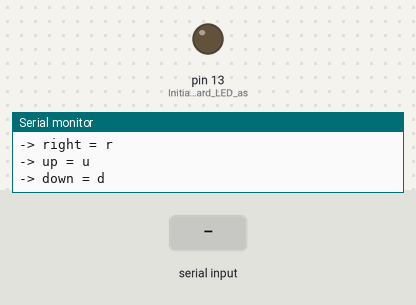
The sketch below on a simulated Arduino Uno, built with avr-gcc and run on an emulated ATmega328P. Parts: output pins drawn as LEDs (lit = HIGH), the last lines printed to the serial monitor. The inputs (shaded band) are chosen by the test bench.

Above: at 1.3 s.
1.4 s: "m" received over Serial
At 2.5 s:
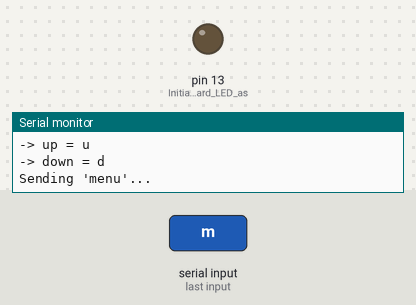
2.9 s: "o" received over Serial
At 3.7 s:
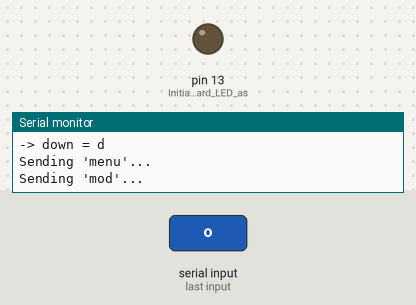
4.4 s: "e" received over Serial
At 4.8 s:
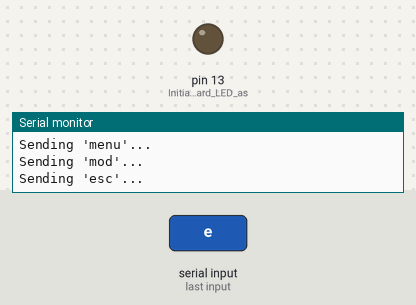
Timing chart, 0 to 7.4 s (numbered marks = the images above; inputs shaded):
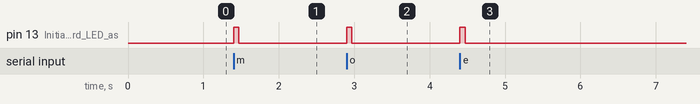

Measured:
- after the input at 1.4 s, pin 13 (Initialize_onboard_LED_as): LOW → HIGH at once, → LOW 0.07 s later
- after the input at 2.9 s, pin 13 (Initialize_onboard_LED_as): LOW → HIGH at once, → LOW 0.07 s later
- after the input at 4.4 s, pin 13 (Initialize_onboard_LED_as): LOW → HIGH at once, → LOW 0.07 s later

The sketch:

IRsend.ino
```cpp
#include <IRremote.h>

// For Arduino Uno: pin 3
IRsend irsend;

// Raw IR LED timing values, to be passed to irsend.sendRaw
const unsigned int irTmgMenu[] PROGMEM = {3015,5895,1035,2940,1035,1950,1035,945,1035,1950,1035,2940,1035,945,1035};
const unsigned int irTmgMod[] PROGMEM = {3030,5895,1035,2940,1035,1935,1035,960,1035,1935,1050,1935,1050,2925,1035};
const unsigned int irTmgEsc[] PROGMEM = {3030,5880,1035,2940,1050,1935,1035,960,1035,2940,1035,945,1035,1950,1035};
const unsigned int irTmgVal[] PROGMEM = {3015,5895,1035,2940,1035,1950,1035,1935,1050,945,1035,1950,1035,1935,1035};
const unsigned int irTmgLeft[] PROGMEM = {3045,5895,1035,2940,1035,945,1035,2940,1050,1935,1035,945,1035,1950,1050};
const unsigned int irTmgRight[] PROGMEM = {3060,5895,1035,2925,1050,945,1035,2940,1035,945,1050,2925,1050,945,1035};
const unsigned int irTmgUp[] PROGMEM = {3045,5895,1050,2925,1035,960,1035,2925,1050,945,1035,1950,1035,2940,1035};
const unsigned int irTmgDown[] PROGMEM = {3045,5895,1035,2940,1035,960,1035,1935,1035,2940,1050,1935,1035,945,1050};

char recvOneChar()
{
    if (Serial.available() > 0) return Serial.read();
    return 0;
} // recvOneChar

#define KHZ 38

void sendIrCodes(unsigned int* pgm_array, unsigned int* buffer, int n)
{
    for (int i = 0; i < n; i++) buffer[i] = pgm_read_word(&pgm_array[i]);

    digitalWrite(LED_BUILTIN, HIGH);  // Turn the LED on
    irsend.sendRaw(buffer, n, KHZ);
    digitalWrite(LED_BUILTIN, LOW);  // Turn the LED off
} // sendIrCodes

void setup()
{
    pinMode(LED_BUILTIN, OUTPUT);  // Initialize onboard LED as output
    digitalWrite(LED_BUILTIN, LOW);  // Turn the LED off

    Serial.begin(9600);
    Serial.println("<Arduino is ready>");
    Serial.println();
    Serial.println("Type one of the following letters, then hit <Enter> (or click the 'Send' button):");
    Serial.println("-> menu = m");
    Serial.println("-> mod = o");
    Serial.println("-> esc = e");
    Serial.println("-> val = v");
    Serial.println("-> left = l");
    Serial.println("-> right = r");
    Serial.println("-> up = u");
    Serial.println("-> down = d");
} // setup

void loop()
{
    char c = recvOneChar();
    if (c == 'm')
    {
        const int n = sizeof(irTmgMenu) / sizeof(irTmgMenu[0]);
        unsigned int buffer[n];

        Serial.println("Sending 'menu'...");
        sendIrCodes(irTmgMenu, buffer, n);
    }
    else if (c == 'o')
    {
        const int n = sizeof(irTmgMod) / sizeof(irTmgMod[0]);
        unsigned int buffer[n];

        Serial.println("Sending 'mod'...");
        sendIrCodes(irTmgMod, buffer, n);
    }
    else if (c == 'e')
    {
        const int n = sizeof(irTmgEsc) / sizeof(irTmgEsc[0]);
        unsigned int buffer[n];

        Serial.println("Sending 'esc'...");
        sendIrCodes(irTmgEsc, buffer, n);
    }
    else if (c == 'v')
    {
        const int n = sizeof(irTmgVal) / sizeof(irTmgVal[0]);
        unsigned int buffer[n];

        Serial.println("Sending 'val'...");
        sendIrCodes(irTmgVal, buffer, n);
    }
    else if (c == 'l')
    {
        const int n = sizeof(irTmgLeft) / sizeof(irTmgLeft[0]);
        unsigned int buffer[n];

        Serial.println("Sending 'left'...");
        sendIrCodes(irTmgLeft, buffer, n);
    }
    else if (c == 'r')
    {
        const int n = sizeof(irTmgRight) / sizeof(irTmgRight[0]);
        unsigned int buffer[n];

        Serial.println("Sending 'right'...");
        sendIrCodes(irTmgRight, buffer, n);
    }
    else if (c == 'u')
    {
        const int n = sizeof(irTmgUp) / sizeof(irTmgUp[0]);
        unsigned int buffer[n];

        Serial.println("Sending 'up'...");
        sendIrCodes(irTmgUp, buffer, n);
    }
    else if (c == 'd')
    {
        const int n = sizeof(irTmgDown) / sizeof(irTmgDown[0]);
        unsigned int buffer[n];

        Serial.println("Sending 'down'...");
        sendIrCodes(irTmgDown, buffer, n);
    } // if
} // loop
```
